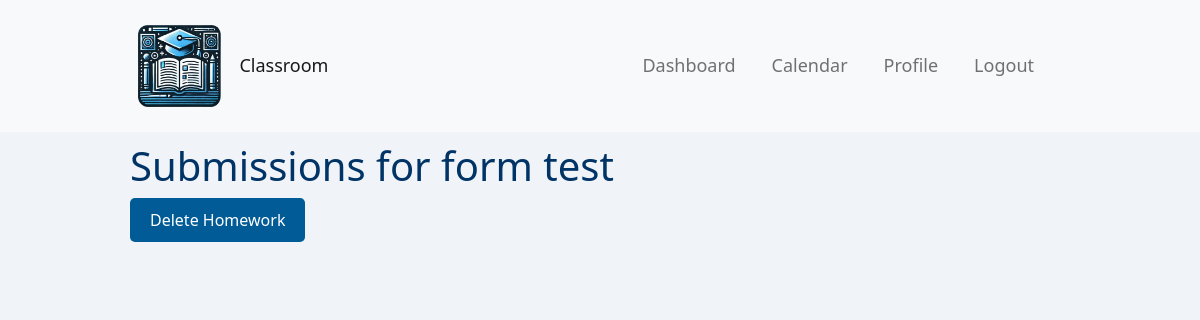
Page /teacher/homework/35/submissions/ (signed in) on the earlier database version.
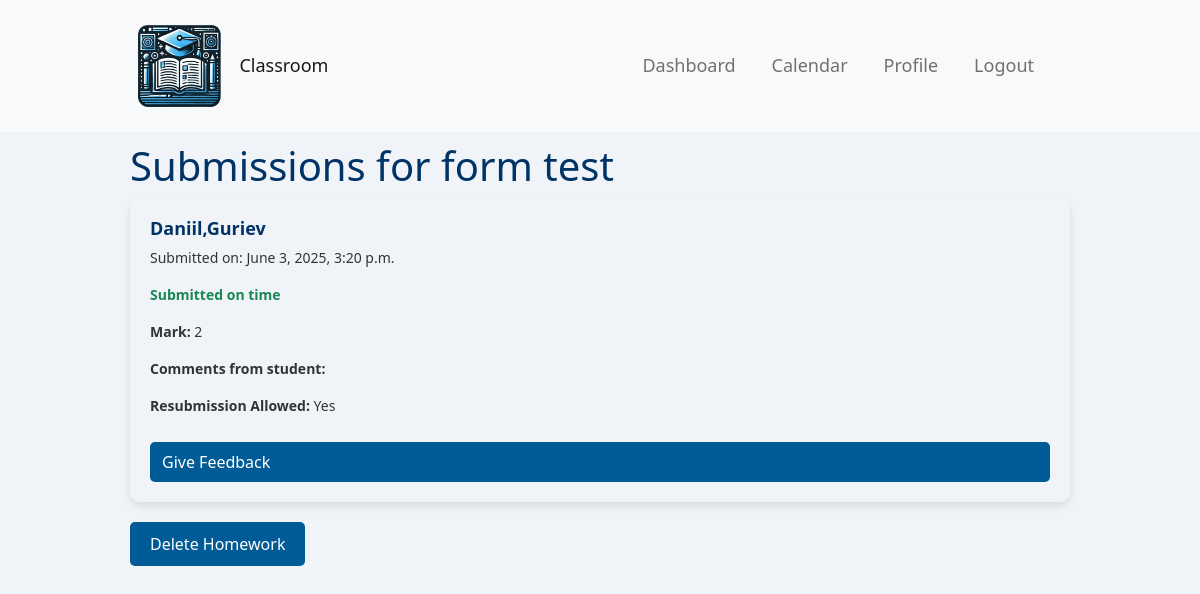
Same page on the later database version.
### polls/models.py (models this page shows, shortened)
class Submission(models.Model):
    STATUS_CHOICES = [
        ('pending', 'Pending'),
        ('returned', 'Returned for redo'),
        ('graded', 'Graded'),
    ]
    student = models.ForeignKey(settings.AUTH_USER_MODEL, on_delete=models.CASCADE, related_name='submissions')
    homework = models.ForeignKey(Homework, on_delete=models.CASCADE, related_name='submissions')
    submitted_on = models.DateTimeField(auto_now_add=True)
    marks = models.IntegerField(null=True, blank=True)
    comments_teacher = models.TextField(null=True, blank=True)
    comments_student = models.TextField(null=True, blank=True)
    allow_resubmission = models.BooleanField(default=False)
    status = models.CharField(max_length=10, choices=STATUS_CHOICES, default='pending')

class CustomUser(AbstractUser):
    is_student = models.BooleanField(default=False)
    is_teacher = models.BooleanField(default=False)
    age = models.IntegerField(null=True, blank=True)
    profile_picture = models.ImageField(upload_to='profile_pictures/', null=True, blank=True)
    bio = models.TextField(null=True, blank=True)
    group = models.ForeignKey(Group, on_delete=models.SET_NULL, null=True, blank=True, related_name="members")

### polls/views.py (the view)
# urls.py: path('teacher/homework/<int:homework_id>/submissions/', polls.views.view_submissions, name='view_submissions'),
@login_required
def view_submissions(request, homework_id):
    homework = get_object_or_404(Homework, id=homework_id, teacher=request.user)
    submissions = Submission.objects.filter(homework=homework)
    return render(request, 'view_submissions.html', {'homework': homework, 'submissions': submissions})

### templates/view_submissions.html (shortened to what this page needs)
{% extends 'base.html' %}
{% block content %}
    <h1>Submissions for {{ homework.title }}</h1>
    <div class="submissions-list-container">
        {% for submission in submissions %}
            <div class="submission-card">
                <h2>{{ submission.student.first_name }},{{ submission.student.last_name }}</h2>
                <p>Submitted on: {{ submission.submitted_on }}</p>
                {% if item.submission.submitted_on > item.homework.due_date %}
                    {% with item.submission.submitted_on|timesince:item.homework.due_date as late_duration %}
                        <p class="text-danger"><strong>Late submission:</strong> {{ late_duration }} late</p>
                    {% endwith %}
                {% else %}
                    <p class="text-success"><strong>Submitted on time</strong></p>
                {% endif %}
                <p><strong>Mark:</strong> {{ submission.marks }}</p>
                <p><strong>Comments from student:</strong> {{ submission.comments_student }}</p>
                <p><strong>Resubmission Allowed:</strong> {{ submission.allow_resubmission|yesno:"Yes,No" }}</p>
                <a href="{% url 'give_feedback' submission.id %}">Give Feedback</a>
            </div>
        {% endfor %}
    </div>
    <a href="{% url 'delete_homework' homework.id %}" class="btn btn-danger">Delete Homework</a>
{% endblock %}

Differences in the rows shown:
added Submission: student.first_name "Daniil", student.last_name "Guriev", submitted_on "June 3, 2025, 3:20 p.m.", marks "2", allow_resubmission "Yes"
